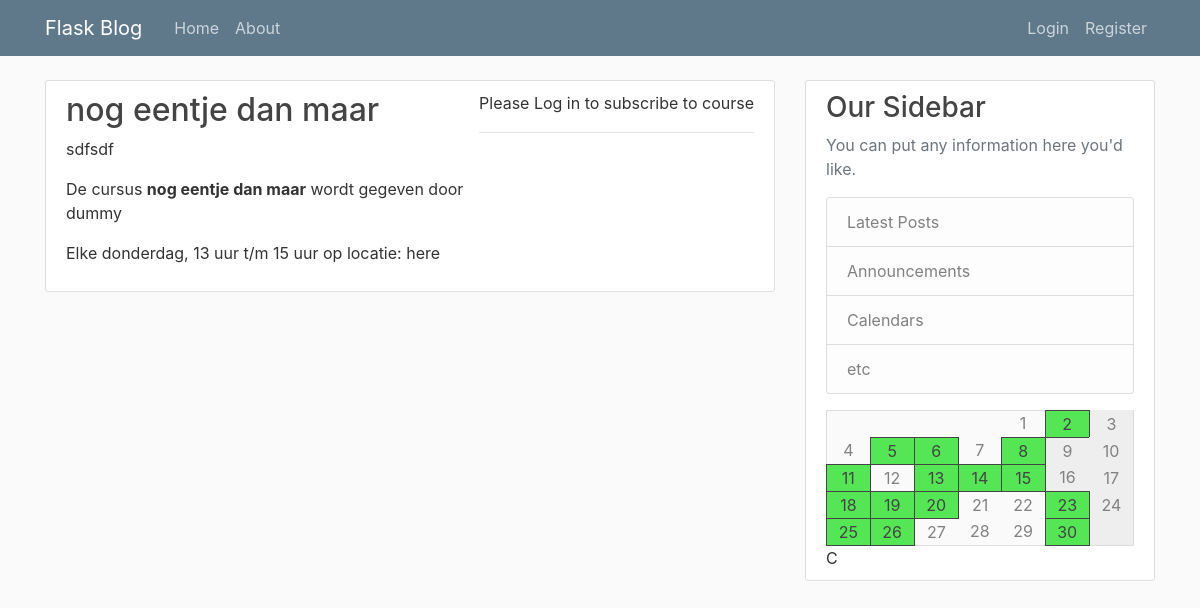
Page /course/3 on the earlier database version.
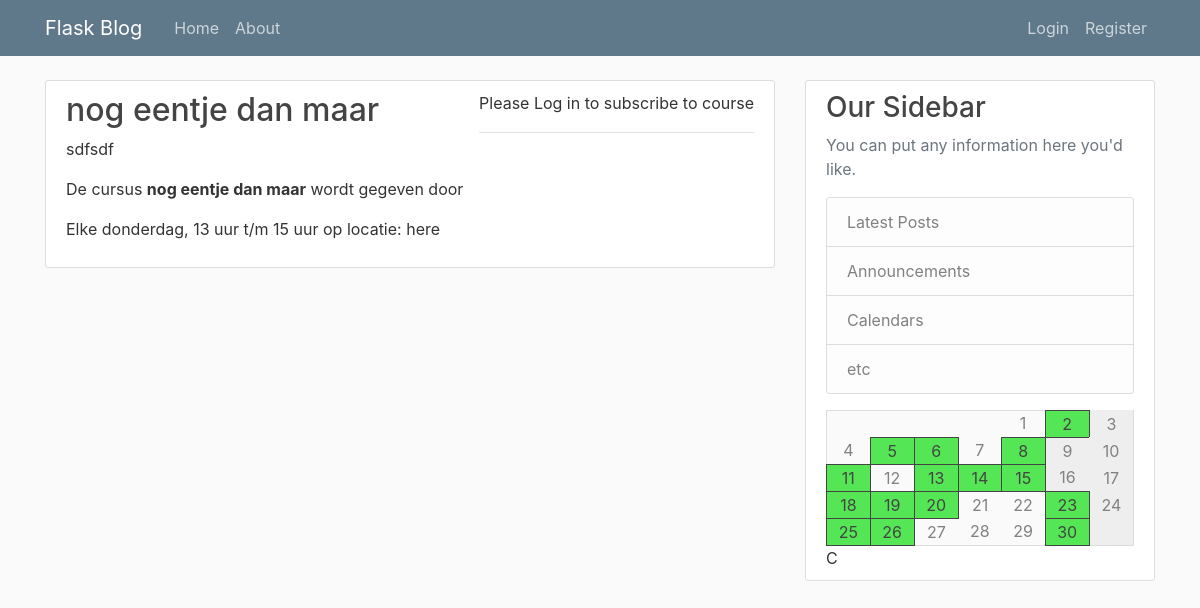
Same page on the later database version.
### pgmles/models.py (models this page shows, shortened)
class User(db.Model, UserMixin):
    id = db.Column(db.Integer, primary_key=True)
    type = db.Column(db.String(6), nullable=False, default="client")
    username = db.Column(db.String(20), unique=True, nullable=False)
    email = db.Column(db.String(120), unique=True, nullable=False)
    image_file = db.Column(db.String(20), nullable=False, default='default.jpg')
    password = db.Column(db.String(60), nullable=False)

### pgmles/routes.py (the view)
@app.route("/course/<int:course_id>", methods=[ 'GET', 'POST' ])
def course(course_id):
    form = SubscribeForm()
    form2 = UnsubscribeForm()
    teachers = User.query.filter_by(type='teacher')
    subscribed = None
    if current_user.is_authenticated:
        subscribed = CourseMember.query.filter_by(user_id=current_user.id, course_id=course_id).first()
    if form.validate_on_submit() and not subscribed:
        course = CourseMember(user_id=current_user.id, course_id=course_id)
        db.session.add(course)
        db.session.commit()
        flash('You have subscribed to this course!', 'success')
        return redirect(url_for('account'))
    if form2.validate_on_submit() and subscribed:
        db.session.delete(subscribed)
        db.session.commit()
        flash('You been have Unsubscribed to this course!', 'success')
        return redirect(url_for('account'))
    course = Course.query.get_or_404(course_id)
    return render_template('course.html', calendar=calendar, title=course.name, course=course, form=form, form2=form2, show=not subscribed, teachers=teachers)

### pgmles/templates/course.html (shortened to what this page needs)
{% extends "layout.html" %}
{% block content %}
    <article class="media content-section">
        <div class="media-body">
            <h2><a class="article-title" href="{{url_for('course', course_id=course.id)}}">
              {{ course.name }}
            </a></h2>
            <p>{{course.description}}</p>
            <p>De cursus <b>{{course.name}}</b> wordt gegeven door
              {% for teacher in teachers %}
                {{ teacher.username if teacher.id == course.teacher_id }}
              {% endfor %}
            </p>
            <p>Elke {{ ['maandag', 'dinsdag', 'woensdag', 'donderdag', 'vrijdag', 'zaterdag', 'zondag'][course.weekday] }}, {{ course.start }} uur t/m {{ course.end }} uur op locatie: {{ course.location }}</p>
          </div>
        <div class="article-metadata">
            {% if current_user.is_authenticated %}
                {% if show %}
                <form method="POST" action="">
                    {{ form.hidden_tag() }}
                    <div class="form-group">
                        {{ form.submit(class="btn btn-outline-info") }}
                    </div>
                </form>
                {% else %}
                <form method="POST" action="">
                    {{ form2.hidden_tag() }}
                    <div class="form-group">
                        {{ form2.submit(class="btn btn-outline-info") }}
                    </div>
                </form>
                {%endif%}
            {% else %}
                <p> Please Log in to subscribe to course</p>
            {% endif %}
        </div>
    </article>
{% endblock content %}

Differences in the rows shown:
no longer on this page (row edited): User: username "dummy"
